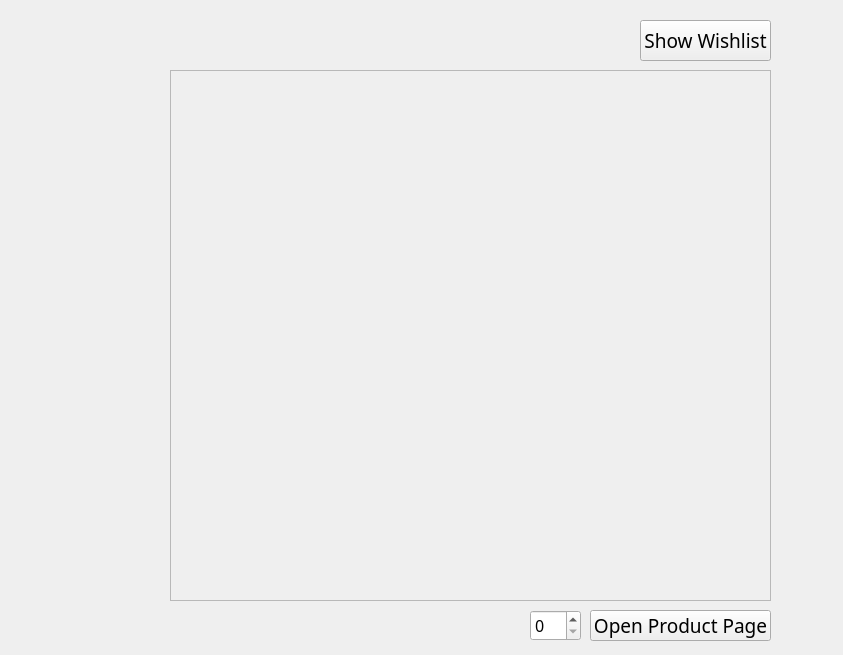
<?xml version="1.0" encoding="UTF-8"?>
<ui version="4.0">
 <class>WishlistWidget</class>
 <widget class="QWidget" name="WishlistWidget">
  <property name="geometry">
   <rect>
    <x>0</x>
    <y>0</y>
    <width>843</width>
    <height>655</height>
   </rect>
  </property>
  <property name="windowTitle">
   <string>Wishlist</string>
  </property>
  <widget class="QLabel" name="Wishlist_Background">
   <property name="geometry">
    <rect>
     <x>0</x>
     <y>0</y>
     <width>843</width>
     <height>655</height>
    </rect>
   </property>
   <property name="sizePolicy">
    <sizepolicy hsizetype="Fixed" vsizetype="Fixed">
     <horstretch>0</horstretch>
     <verstretch>0</verstretch>
    </sizepolicy>
   </property>
   <property name="text">
    <string/>
   </property>
  </widget>
  <widget class="QLabel" name="Wishlist_WishlistDisplay">
   <property name="geometry">
    <rect>
     <x>170</x>
     <y>70</y>
     <width>601</width>
     <height>531</height>
    </rect>
   </property>
   <property name="frameShape">
    <enum>QFrame::StyledPanel</enum>
   </property>
   <property name="text">
    <string/>
   </property>
   <property name="alignment">
    <set>Qt::AlignLeading|Qt::AlignLeft|Qt::AlignTop</set>
   </property>
  </widget>
  <widget class="QPushButton" name="Wishlist_ShowButton">
   <property name="geometry">
    <rect>
     <x>640</x>
     <y>20</y>
     <width>131</width>
     <height>41</height>
    </rect>
   </property>
   <property name="font">
    <font>
     <family>Coolvetica Rg</family>
     <pointsize>14</pointsize>
    </font>
   </property>
   <property name="text">
    <string>Show Wishlist</string>
   </property>
   <property name="flat">
    <bool>false</bool>
   </property>
  </widget>
  <widget class="QPushButton" name="Wishlist_OpenProductButton">
   <property name="geometry">
    <rect>
     <x>590</x>
     <y>610</y>
     <width>181</width>
     <height>31</height>
    </rect>
   </property>
   <property name="font">
    <font>
     <family>Coolvetica Rg</family>
     <pointsize>14</pointsize>
    </font>
   </property>
   <property name="text">
    <string>Open Product Page</string>
   </property>
   <property name="flat">
    <bool>false</bool>
   </property>
  </widget>
  <widget class="QSpinBox" name="Wishlist_ProductIDInput">
   <property name="geometry">
    <rect>
     <x>530</x>
     <y>610</y>
     <width>51</width>
     <height>31</height>
    </rect>
   </property>
   <property name="font">
    <font>
     <family>Source Sans Pro</family>
     <pointsize>12</pointsize>
    </font>
   </property>
   <property name="maximum">
    <number>999</number>
   </property>
  </widget>
 </widget>
 <resources/>
 <connections/>
</ui>
